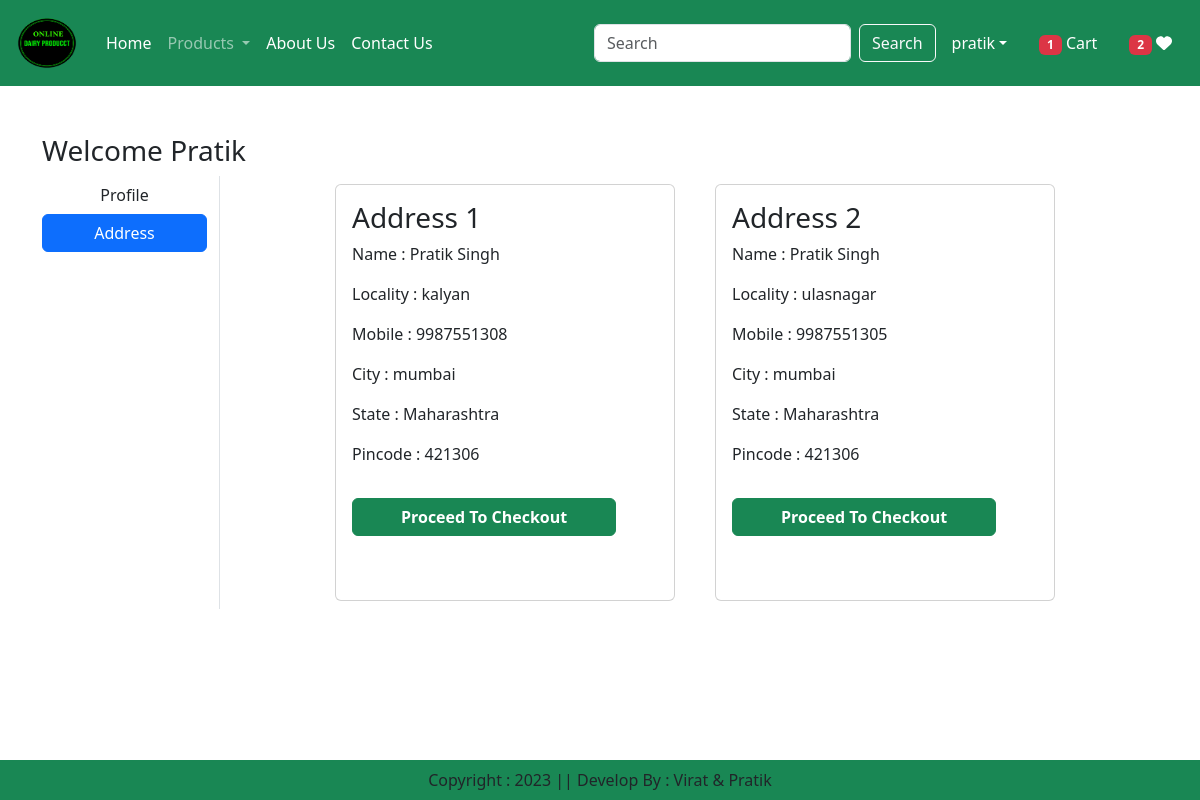
The app's page /address/ (signed in) with its own data.
### app/models.py (models this page shows, shortened)
class Customer (models.Model):
    user = models.ForeignKey(User,on_delete=models.CASCADE)
    name = models.CharField(max_length=20)
    locality = models.TextField(max_length=30)
    city = models.CharField(max_length=30)
    mobile = models.CharField(max_length=10, unique=True, validators=[validate_mobile_number])
    zipcode = models.CharField(max_length=6)
    state = models.TextField(choices=STATE_CHOICES, max_length=100)

### app/views.py (the view)
# urls.py: path('address/' , views.address, name='address'),
def address(request):
    add = Customer.objects.filter(user=request.user)
    totalitem = 0
    wishitem = 0
    if request.user.is_authenticated:
        totalitem = len(Cart.objects.filter(user=request.user))
        wishitem = len(Wishlist.objects.filter(user=request.user))
    return render(request,"app/address.html",locals())

### app/templates/app/address.html (shortened to what this page needs)
{% extends 'app/index.html' %}
{% load static %}
{% block main-content %}
<div class='container my-5'>
    <div class="row">
        <h3> Welcome <span class="text-capitalize"> {{request.user}}</span> </h3>
    <div class="col-sm-2 border-end">
        <ul class="list-unstyled">
            <li class="d-grid"> <a href="{% url 'profile' %}" class="btn">Profile </a> </li>
            <li class="d-grid"> <a href="{% url 'address' %}" class="btn btn-primary">Address </a> </li>
        </ul>
    </div>
    <div class="col-sm-8 offset-sm-1">
<div class="row">
    {% for ad in add %}
    <div class="col-sm-6">
        <div class="card m-2">
            <div class="card-body">
                <h3> Address {{forloop.counter}} </h3>
                <p> Name : {{ad.name}} </p>
                <p> Locality : {{ad.locality}} </p>
                <p> Mobile : {{ad.mobile}}  </p>
                <p> City : {{ad.city}} </p>
                <p> State : {{ad.state}} </p>
                <p> Pincode : {{ad.zipcode}} </p>
                <a href="{% url 'checkout' %}" class="btn btn-success mt-3 px-5 mb-5 fw-bold"> Proceed To Checkout</a>
            </div>
        </div>
    </div>
    {% endfor %}
{% endblock main-content %}

### app/templates/app/index.html (shortened to what this page needs)
<!DOCTYPE html>
{% load static %}
<html lang="en">
<head>
    <link href="https://cdn.jsdelivr.net/npm/bootstrap@5.3.1/dist/css/bootstrap.min.css" rel="stylesheet">
    <link rel="stylesheet" href="{% static 'app/css/owl.carousel.min.css' %}"/>
    <link rel="stylesheet" href="{% static 'app/css/all.min.css' %}"/>
    <link rel="stylesheet" href="{% static 'app/css/style.css' %}"/>
</head>
<body>
    <nav class="navbar navbar-expand-lg navbar-dark bg-success  bg-body-tertiart">
        <div class="container-fluid">
          <a class="navbar-brand" href="#">
            <img src="{% static "app/images/product/logo3.png" %}" width="70" height="60" alt="logo"/> </a>
          <div class="collapse navbar-collapse" id="navbarSupportedContent">
            <ul class="navbar-nav me-auto mb-2 mb-lg-0">
              {% if request.user.is_authenticated %}
              <li class="nav-item">
                <a class="nav-link active" aria-current="page" href="/">Home</a>
              </li>
              <li class="nav-item dropdown">
                <a class="nav-link dropdown-toggle" href="#" role="button" data-bs-toggle="dropdown" aria-expanded="false">
                  Products
                </a>
            </li>
              <li class="nav-item">
                <a class="nav-link text-white"  href="{% url 'about' %}">About Us</a>
              </li>
              <li class="nav-item">
                <a class="nav-link text-white"  href="{% url 'contact' %}">Contact Us</a>
              </li>
            </ul>
            <form class="d-flex" role="search" action="/search">
              <input class="form-control  me-2" type="search" placeholder="Search" name="search" aria-label="Search">
              <button class="btn btn-outline-light" type="submit">Search</button>
            </form>
          </div>
          <ul class="navbar-nav me-auto mb-2 mb-lg-0">
            <li class="nav-item dropdown mx-2">
                <a class="nav-link dropdown-toggle text-white" href="#"
                id="profileDropdown" role="button" data-bs-toggle="dropdown"
                aria-expanded="false">{{request.user}}</a>
            </li>
            <li class="nav-item mx-2">
                <a href="{% url 'showcart' %}" class="nav-link text-white"> <span class="badge bg-danger">{% if totalitem > 0 %} {{totalitem}} {% endif %} </span> Cart </a>
            </li>
            <li class="nav-item mx-2">
                <a href="{% url 'showwishlist' %}" class="nav-link text-white"> <span class="badge bg-danger">{% if wishitem > 0 %} {{wishitem}} {% endif %} </span>  <i class="fa fa-heart"> </i> </a>
            </li>
            {% endif %}
          </ul>
        </div>
      </nav>
      {% block main-content %}{% endblock main-content %}
      <footer class="container-fluid fixed-bottom bg-success text-center p-2  mt-5 ">
        Copyright : 2023 || Develop By : Virat & Pratik
      </footer>
  </body>
</html>

### records on screen
Customer: name "Pratik Singh", locality "kalyan", mobile "9987551308", city "mumbai", state "Maharashtra", zipcode "421306"
Customer: name "Pratik Singh", locality "ulasnagar", mobile "9987551305", city "mumbai", state "Maharashtra", zipcode "421306"

### other values on screen
{{ request.user }} "pratik"
{{ totalitem }} "1"
{{ wishitem }} "2"
{{ request.user }} "Pratik"
